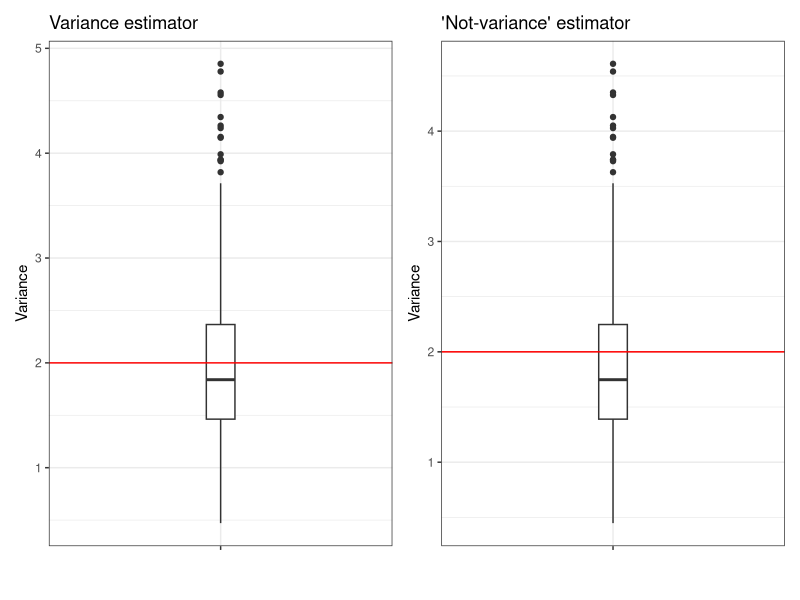

Recreate this plot in R.
## ---- chunk 1
#| echo: false

default_chunk_hook  <- knitr::knit_hooks$get("chunk")

latex_font_size <- c("Huge", "huge", "LARGE", "Large", 
                     "large", "normalsize", "small", 
                     "footnotesize", "scriptsize", "tiny")

knitr::knit_hooks$set(chunk = function(x, options) {
  x <- default_chunk_hook(x, options)
  if(options$size %in% latex_font_size) {
    paste0("\n \\", options$size, "\n\n", 
      x, 
      "\n\n \\normalsize"
    )
  } else {
    x
  }
})
## ---- chunk 2
#| label: load-packages
#| include: false
library(tidyverse)
library(patchwork)
## ---- chunk 3
set.seed(7272)
n = 20
n.sims=1000
# Poisson 
lambda = 2
results_p = tibble(var=numeric(n.sims), not_var=numeric(n.sims))
for(i in 1:n.sims){
  x = rpois(n, lambda)
 (results_p$var[i] = var(x) ) # variance
 (results_p$not_var[i] = (n-1)/n * var(x)) # the not variance - avg. squared dist from mean
}

# Binomial
size = 50
p = (5-sqrt(21))/10
results_b = tibble(var=numeric(n.sims), not_var=numeric(n.sims))
for(i in 1:n.sims){
  x = rbinom(n, size, p)
 (results_b$var[i] = var(x) ) # variance
 (results_b$not_var[i] = (n-1)/n * var(x)) # the not variance - avg. squared dist from mean
}

# Normal

mean = 0
sd = sqrt(2)
results_n = tibble(var=numeric(n.sims), not_var=numeric(n.sims))
for(i in 1:n.sims){
  x = rnorm(n, mean, sd)
 (results_n$var[i] = var(x) ) # variance
 (results_n$not_var[i] = (n-1)/n * var(x)) # the not variance - avg. squared dist from mean
}

# Exponential
lambda = 1/sqrt(2)
results_e = tibble(var=numeric(n.sims), not_var=numeric(n.sims))
for(i in 1:n.sims){
  x = rexp(n, lambda)
 (results_e$var[i] = var(x) ) # variance
 (results_e$not_var[i] = (n-1)/n * var(x)) # the "not" variance - avg. squared dist from mean
}


## ---- chunk 4
# biases
bias_b = tibble(varbias = mean(results_b$var) - 2, notvarbias=mean(results_b$not_var) - 2)
bias_p = tibble(varbias = mean(results_p$var) - 2, notvarbias=mean(results_p$not_var) - 2)
bias_n = tibble(varbias = mean(results_n$var) - 2, notvarbias=mean(results_n$not_var) - 2)
bias_e = tibble(varbias = mean(results_e$var) - 2, notvarbias=mean(results_e$not_var) - 2)

# precisions
precision_b = tibble(var_prec = 1/var(results_b$var), notvar_prec = 1/var(results_b$not_var))
precision_p = tibble(var_prec = 1/var(results_p$var), notvar_prec = 1/var(results_p$not_var))
precision_n = tibble(var_prec = 1/var(results_n$var), notvar_prec = 1/var(results_n$not_var))
precision_e = tibble(var_prec = 1/var(results_e$var), notvar_prec = 1/var(results_e$not_var))

# MSE
mse_b = tibble(var_mse = (bias_b$varbias)^2 + var(results_b$var),
var_notmse = bias_b$notvarbias)^2 + var(results_b$not_var)
mse_p = tibble(var_mse = (bias_p$varbias)^2 + var(results_p$var),
var_notmse = bias_p$notvarbias)^2 + var(results_p$not_var)
mse_n = tibble(var_mse = (bias_n$varbias)^2 + var(results_n$var),
var_notmse = (bias_n$notvarbias)^2 + var(results_n$not_var))
mse_e = tibble(var_mse = (bias_e$varbias)^2 + var(results_e$var),
var_notmse = (bias_e$notvarbias)^2 + var(results_e$not_var))


# combining all calculated values into a tibble for each distrib
## ---- chunk 5
binom_var = ggplot(results_b) +
    geom_boxplot(aes(x="", y = var), width=.1) +
    geom_hline(yintercept = 2, color = "red") +
    theme_bw() + 
    labs(x = "", y="Variance", title = "Variance estimator")

binom_notvar = ggplot(results_b) +
    geom_boxplot(aes(x="", y = not_var), width=.1) +
    geom_hline(yintercept = 2, color = "red") +
    theme_bw() + 
    labs(x = "", y="Variance", title = "'Not-variance' estimator")
## ---- chunk 6
#| label: fig-box-binom-results
#| fig-cap: "Boxplots comparing the variances of the two estimators for variance"
#| fig-width: 5
#| fig-height: 3
#| scale: "80%"
#| fig-align: "center"
#| size: scriptsize
binom_var + binom_notvar
